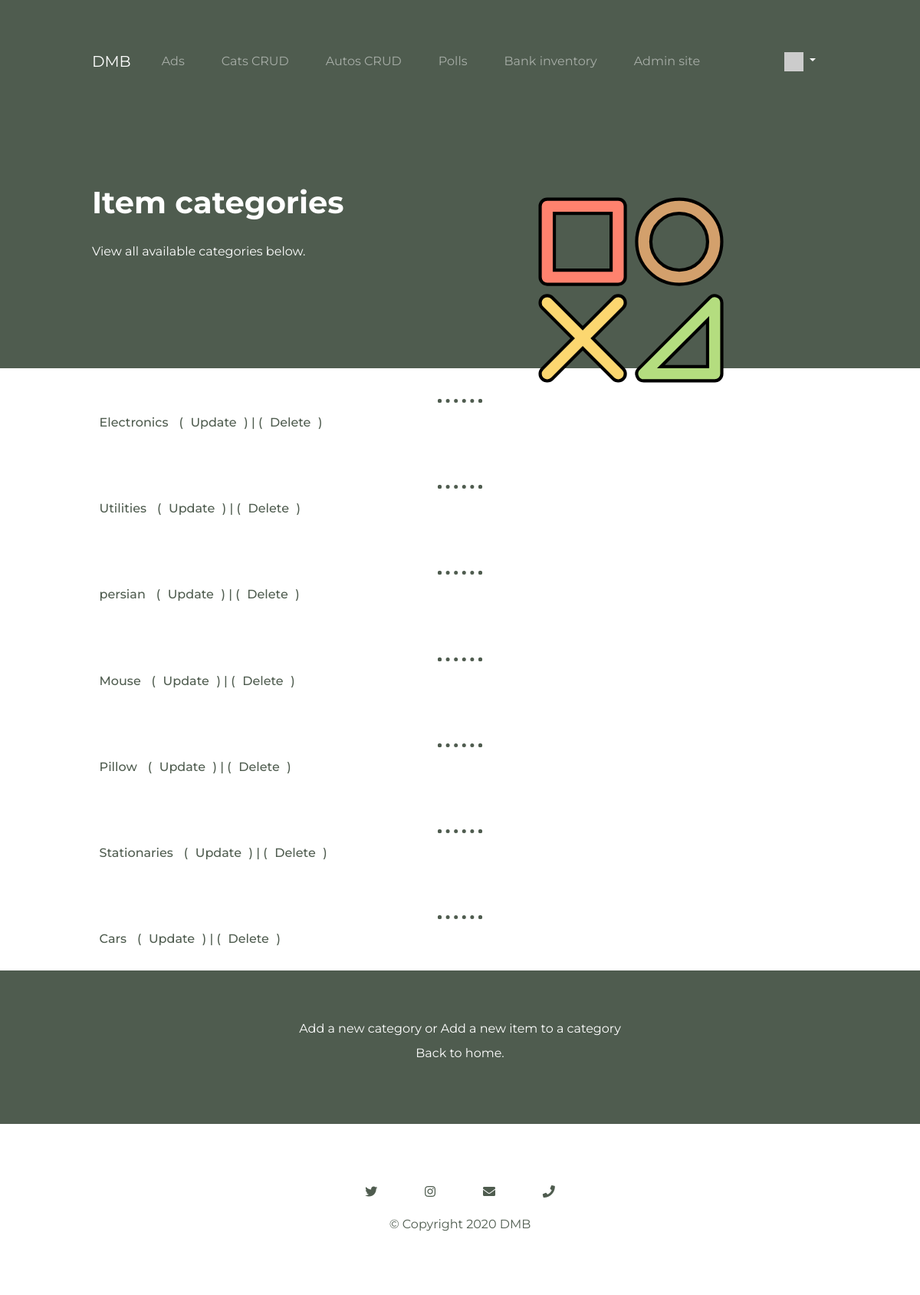
Screenshot of /bank/category (signed in) with the database file from the repository.
### bank/models.py (models this page shows, shortened)
class Category(models.Model):
    name = models.CharField(
        max_length=200,
        validators= [MinLengthValidator(3, 'Category name must be greater than two characters')]
        )

### bank/views.py (the view)
# urls.py: path('category', views.CategoryListView.as_view(), name = 'category_list'),
class CategoryListView(ListView):
    template_name = 'bank/category_list.html'
    model = Category
    fields = ['name']

### home/context_processors.py (called while the page is built)
def settings(request):
    return {
        'settings': django_settings,
    }

### home/templatetags/app_tags.py (called while the page is built)
@register.filter(name='gravatar')
def gravatar(user, size=35):
    email = str(user.email.strip().lower()).encode('utf-8')
    email_hash = md5(email).hexdigest()
    url = "//www.gravatar.com/avatar/{0}?s={1}&d=identicon&r=PG"
    return url.format(email_hash, size)

### bank/templates/bank/category_list.html
{% extends "base_menu.html" %}
{% block content %}
{% load static %}
<section id="title" class="colored-section">
  <div class="container-fluid">
    <div class="row">
      <div class="col-lg-6">
        <h1 class="section-heading">Item categories</h1>
        <p>View all available categories below.</p>
      </div>
      <div class="col-lg-6">
        <img class="title-image" src="{% static "home/SVG/category.svg" %}">
      </div>
    </div>
  </div>
</section>
{% if category_list %}
  {% for category in category_list %}
  <div class="category container-fluid white-section">
    <hr>
    <h6><a href="{% url 'bank:category_detail' category.id %}">{{category.name}}</a>
    (<a href="{% url 'bank:category_update' category.id %}">Update</a>) | (<a href="{% url 'bank:category_delete' category.id %}">Delete</a>)</h6>
  </div>
  {% endfor %}
{% else %}
<div class="container-fluid colored-section">
    <p>There are no categories in the database</p>
    <p>Add a <strong><a href="{% url 'bank:category_create' %}">Category</a></strong></p>
</div>
{% endif %}
<div class="container-fluid colored-section home">
    <p>
        <a href="{% url 'bank:category_create' %}">Add a new category</a> or
        <a href="{% url 'bank:item_create' %}">Add a new item to a category</a>
        <br /><a href="{% url 'bank:all' %}">Back to home.</a>
      </p>
</div>
{% endblock %}

### home/static/home/styles.css (style rules this page uses)
body { font-family: "Montserrat"; }
p { line-height: 2; }
hr { color: #4f5c4f; border: dotted; width: 5%; border-width: 0.35rem; border-bottom: none; margin: 1rem auto; position: relative; }
.container-fluid { padding: 5% 10%; }
.section-heading { font-size: 2.5rem; font-weight: 700; line-height: 2; }
.colored-section { background-color: #4f5c4f; color: #fff; }
.colored-section a { color: #fff; }
.white-section { background-color: #fff; color: #4f5c4f; }
.white-section a { background-color: #4f5c4f; color: #fff; padding: 0 1%; }
.home { text-align: center; }
#title .container-fluid { padding: 0% 10% 10%; text-align: left; margin: auto; }
#title p { line-height: 2; }
.title-image { margin-top: 2%; width: 50%; position: absolute; right: 30%; top: 15%; }
.category.container-fluid { padding: 2% 10%; }
.category.white-section a { background-color: #fff; color: #4f5c4f; padding: 0 1%; }

### rows the page displays
Category: name "Electronics"
Category: name "Utilities"
Category: name "persian"
Category: name "Mouse"
Category: name "Pillow"
Category: name "Stationaries"
Category: name "Cars"

### other values shown
{{ settings.APP_NAME }} "DMB"
